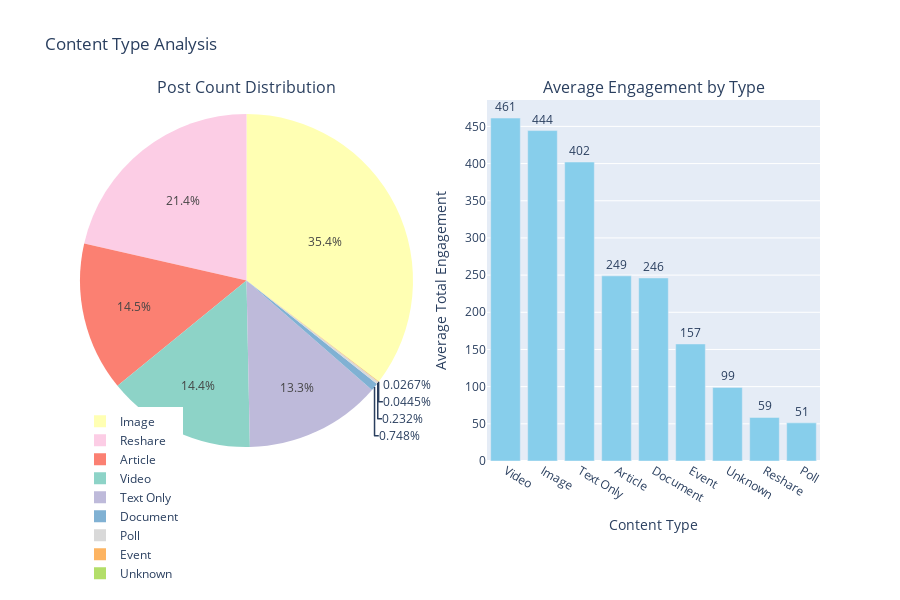

Notebook code for this chart:
### Markdown cell above
## 3.2 Content Type Breakdown

### Code cell
# Content type engagement analysis
content_type_eng = pd.read_csv('../output/tables/engagement_by_content_type.csv')

print("Engagement by Content Type:")
print(content_type_eng[['primary_content_type', 'post_count', 'total_engagement_mean', 'total_engagement_median']].to_string(index=False))

# Visualize
fig = make_subplots(
    rows=1, cols=2,
    specs=[[{'type': 'pie'}, {'type': 'bar'}]],
    subplot_titles=('Post Count Distribution', 'Average Engagement by Type')
)

# Pie chart
fig.add_trace(
    go.Pie(labels=content_type_eng['primary_content_type'],
           values=content_type_eng['post_count'],
           marker_colors=px.colors.qualitative.Set3,
           showlegend=True,
           domain=dict(x=[0, 0.45], y=[0.2, 1.0])),  # Leave space below for legend
    row=1, col=1
)

# Bar chart
fig.add_trace(
    go.Bar(x=content_type_eng['primary_content_type'],
           y=content_type_eng['total_engagement_mean'],
           marker_color='skyblue',
           text=content_type_eng['total_engagement_mean'],
           texttemplate='%{text:.0f}',
           textposition='outside',
           showlegend=False),
    row=1, col=2
)

fig.update_layout(
    height=600,  # Increased height to accommodate legend
    title_text="Content Type Analysis",
    legend=dict(
        x=0.0,
        y=0.15,
        xanchor='left',
        yanchor='top',
        orientation='v'
    )
)
fig.update_yaxes(title_text="Average Total Engagement", row=1, col=2)
fig.update_xaxes(title_text="Content Type", row=1, col=2)
fig.show()
fig.write_html('../output/figures/report_content_type_analysis.html')

### Figure 1 — Plotly figure (JSON) as saved in the notebook; plotly's stock layout.template omitted (floating-point values rounded to 4 significant figures)
{"data": [{"domain": {"x": [0, 0.45], "y": [0, 1]}, "labels": ["Video", "Image", "Text Only", "Article", "Document", "Event", "Unknown", "Reshare", "Poll"], "marker": {"colors": ["rgb(141,211,199)", "rgb(255,255,179)", "rgb(190,186,218)", "rgb(251,128,114)", "rgb(128,177,211)", "rgb(253,180,98)", "rgb(179,222,105)", "rgb(252,205,229)", "rgb(217,217,217)", "rgb(188,128,189)", "rgb(204,235,197)", "rgb(255,237,111)"]}, "showlegend": true, "type": "pie", "values": [1620, 3970, 1489, 1625, 84, 5, 3, 2405, 26]}, {"marker": {"color": "skyblue"}, "showlegend": false, "text": [461.2, 444.4, 402.1, 249.0, 246.2, 157.4, 99.0, 58.58, 51.31], "textposition": "outside", "texttemplate": "%{text:.0f}", "type": "bar", "x": ["Video", "Image", "Text Only", "Article", "Document", "Event", "Unknown", "Reshare", "Poll"], "xaxis": "x", "y": [461.2, 444.4, 402.1, 249.0, 246.2, 157.4, 99.0, 58.58, 51.31], "yaxis": "y"}], "layout": {"annotations": [{"font": {"size": 16}, "showarrow": false, "text": "Post Count Distribution", "x": 0.225, "xanchor": "center", "xref": "paper", "y": 1, "yanchor": "bottom", "yref": "paper"}, {"font": {"size": 16}, "showarrow": false, "text": "Average Engagement by Type", "x": 0.775, "xanchor": "center", "xref": "paper", "y": 1, "yanchor": "bottom", "yref": "paper"}], "height": 600, "legend": {"orientation": "v", "x": 0, "xanchor": "left", "y": 0.15, "yanchor": "top"}, "title": {"text": "Content Type Analysis"}, "xaxis": {"anchor": "y", "domain": [0.55, 1], "title": {"text": "Content Type"}}, "yaxis": {"anchor": "x", "domain": [0, 1], "title": {"text": "Average Total Engagement"}}}}
